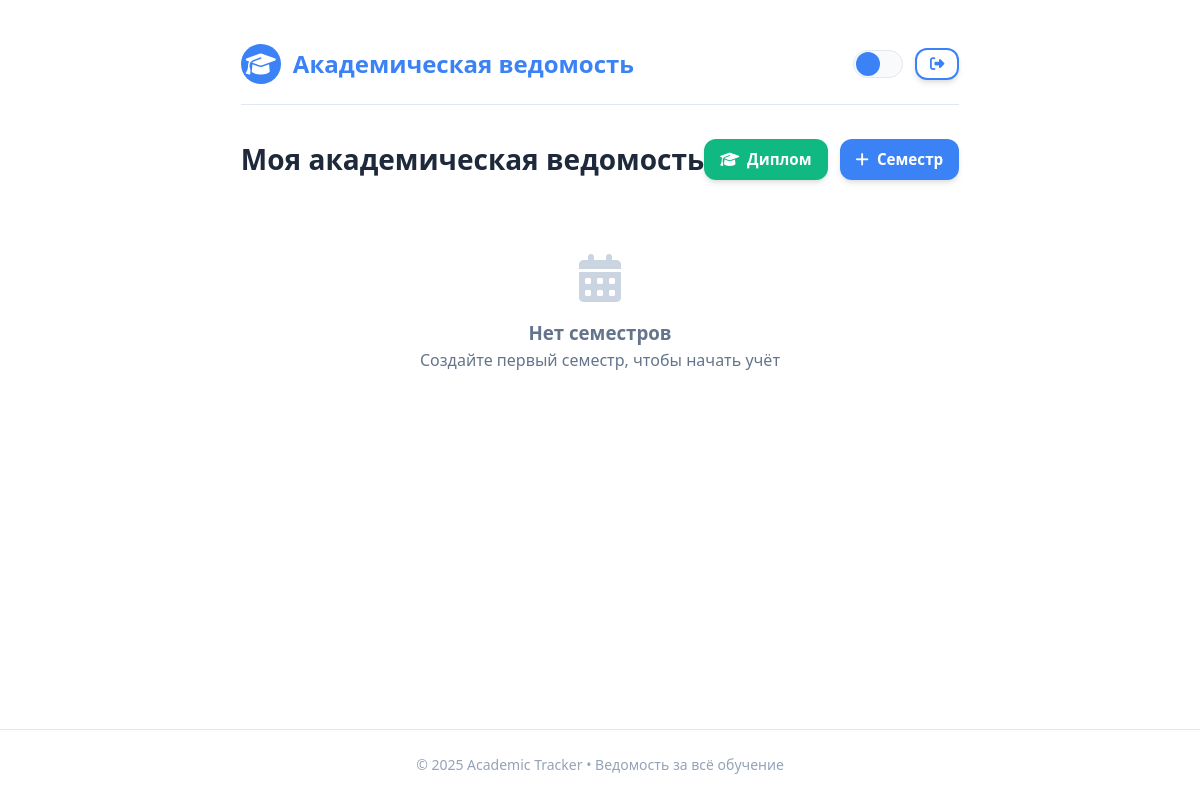
The app's page / (signed in), older data.
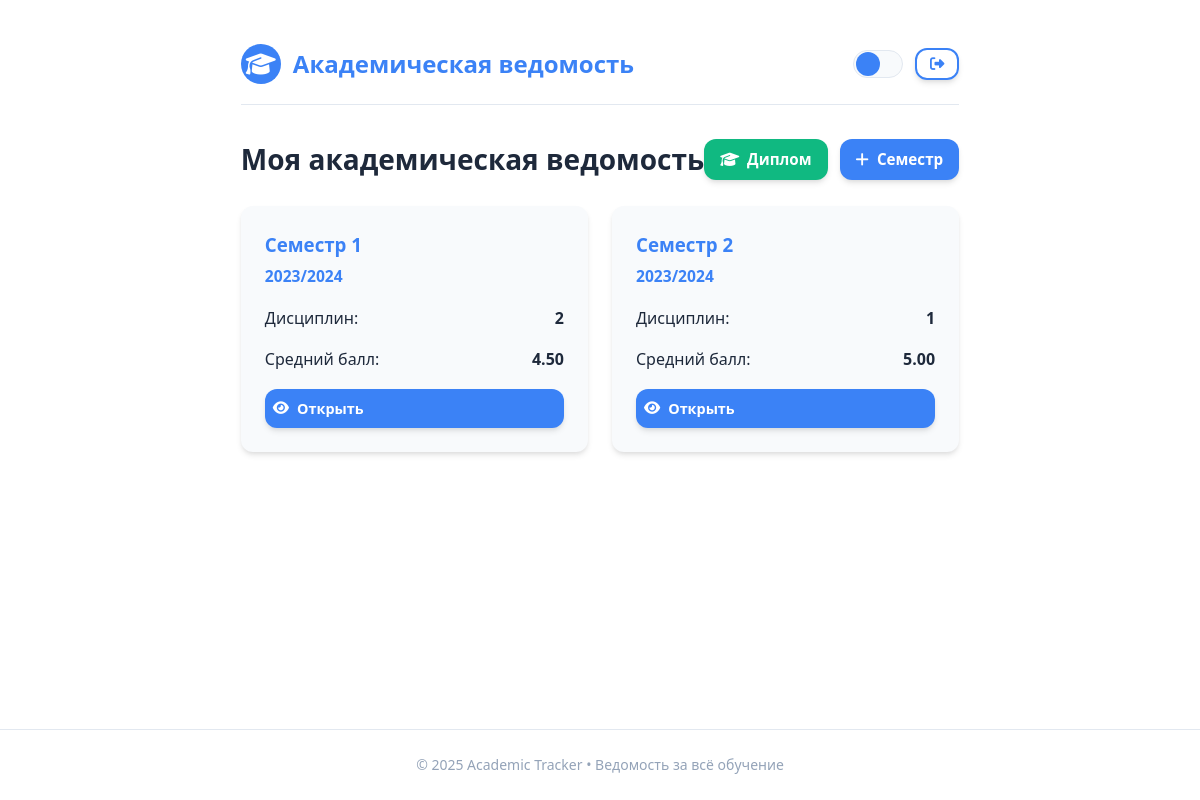
The same page, newer data.
### grades/models.py (models this page shows, shortened)
class Semester(models.Model):
    user = models.ForeignKey(User, on_delete=models.CASCADE)
    number = models.PositiveSmallIntegerField()
    academic_year = models.CharField(max_length=9)
    class Meta:
        unique_together = ('user', 'number', 'academic_year')
        ordering = ['number']

### grades/views.py (the view)
# urls.py: path('', views.dashboard, name='dashboard'),
@login_required
def dashboard(request):
    semesters = Semester.objects.filter(user=request.user)
    semester_data = []
    for s in semesters:
        disciplines = s.disciplines.all()
        gpa = Discipline.calculate_gpa(disciplines)
        semester_data.append({
            'semester': s,
            'gpa': gpa,
            'discipline_count': disciplines.count()
        })
    return render(request, 'grades/dashboard.html', {
        'semester_data': semester_data
    })

### grades/models.py (called while the page is built)
    @staticmethod
    def calculate_gpa(disciplines):
        grade_map = {
            "5": 5, "4": 4, "3": 3, "2": 2,
            "отлично": 5, "хорошо": 4, "удовл": 3, "неуд": 2,
            "A": 5, "B": 4, "C": 3, "D": 2, "F": 1
        }
        total, count = 0, 0
        for d in disciplines:
            if d.actual_grade and d.actual_grade in grade_map:
                total += grade_map[d.actual_grade]
                count += 1
        return round(total / count, 2) if count else 0

### grades/templates/grades/dashboard.html (shortened to what this page needs)
{% extends 'grades/base.html' %}
{% block page_title %}Моя академическая ведомость{% endblock %}
{% block page_actions %}
  <div style="display: flex; gap: 0.75rem;">
    <a href="{% url 'grades:diploma' %}" class="btn" style="background: var(--success); padding: 0.5rem 1rem; font-size: 0.95rem;">
      <i class="fas fa-graduation-cap"></i> Диплом
    </a>
    <a href="{% url 'grades:add_semester' %}" class="btn" style="padding: 0.5rem 1rem; font-size: 0.95rem;">
      <i class="fas fa-plus"></i> Семестр
    </a>
  </div>
{% endblock %}
{% block content %}
  {% if semester_data %}
    <div style="display: grid; grid-template-columns: repeat(auto-fill, minmax(280px, 1fr)); gap: 1.5rem; margin-top: 1rem;">
      {% for item in semester_data %}
        <div style="background: var(--card-bg); border-radius: var(--radius); padding: 1.5rem; box-shadow: var(--shadow);">
          <h3 style="color: var(--primary); margin-bottom: 0.75rem;">
            Семестр {{ item.semester.number }}<br>
            <small>{{ item.semester.academic_year }}</small>
          </h3>
          <div style="display: flex; justify-content: space-between; margin: 1rem 0; color: var(--fg);">
            <span>Дисциплин:</span>
            <strong>{{ item.discipline_count }}</strong>
          </div>
          <div style="display: flex; justify-content: space-between; margin: 1rem 0; color: var(--fg);">
            <span>Средний балл:</span>
            <strong>{{ item.gpa|floatformat:"2" }}</strong>
          </div>
          <div style="display: flex; gap: 0.5rem; margin-top: 1rem;">
            <a href="{% url 'grades:semester_detail' item.semester.id %}" class="btn" style="flex:1; padding: 0.5rem; font-size: 0.9rem;">
              <i class="fas fa-eye"></i> Открыть
            </a>
          </div>
        </div>
      {% endfor %}
    </div>
  {% else %}
    <div class="empty-state">
      <i class="fas fa-calendar-alt"></i>
      <h3>Нет семестров</h3>
      <p>Создайте первый семестр, чтобы начать учёт</p>
    </div>
  {% endif %}
{% endblock %}

### grades/templates/grades/base.html (shortened to what this page needs)
{% load static %}
<!DOCTYPE html>
<html lang="ru" data-theme="light">
<head>
  <link rel="stylesheet" href="https://cdnjs.cloudflare.com/ajax/libs/font-awesome/6.5.0/css/all.min.css">
</head>
<body>
  <div class="container">
    <header>
      <div class="logo">
        <i class="fas fa-graduation-cap"></i>
        <span>Академическая ведомость</span>
      </div>
      <div style="display: flex; gap: 0.75rem; align-items: center;">
        <div class="theme-toggle" id="themeToggle"></div>
        <a href="{% url 'accounts:logout' %}" class="btn btn-outline" style="padding: 0.4rem 0.8rem; font-size: 0.9rem;">
          <i class="fas fa-sign-out-alt"></i>
        </a>
      </div>
    </header>
    {% block page_title_container %}
      {% if block.super == "Войти в аккаунт" %}
        <h1 style="text-align: center; margin: 2rem 0;">Войти в аккаунт</h1>
      {% else %}
        <div class="page-header">
          <h1>{% block page_title %}{% endblock %}</h1>
          {% block page_actions %}{% endblock %}
        </div>
      {% endif %}
    {% endblock %}
    {% block content %}{% endblock %}
  </div>
  <footer>
    <p>© 2025 Academic Tracker • Ведомость за всё обучение</p>
  </footer>
</body>
</html>

### grades/templates/grades/base.html (style rules this page uses)
:root { --bg: #ffffff; --fg: #1e293b; --card-bg: #f8fafc; --border: #e2e8f0; --primary: #3b82f6; --primary-hover: #2563eb; --success: #10b981; --warning: #f59e0b; --danger: #ef4444; --shadow: 0 4px 6px -1px rgba(0,0,0,0.1), 0 2px 4px -1px rgba(0,0,0,0.06); --radius: 12px; --transition: all 0.3s ease; }
* { margin: 0; padding: 0; box-sizing: border-box; }
body { font-family: 'Segoe UI', system-ui, sans-serif; background-color: var(--bg); color: var(--fg); line-height: 1.6; padding: 0; transition: var(--transition); display: flex; flex-direction: column; min-height: 100vh; }
.container { max-width: 1200px; margin: 0 auto; padding: 1.5rem; flex: 1; }
header { display: flex; justify-content: space-between; align-items: center; padding: 1.25rem 0; margin-bottom: 2rem; border-bottom: 1px solid var(--border); }
.logo { display: flex; align-items: center; gap: 0.75rem; font-size: 1.5rem; font-weight: 700; color: var(--primary); }
.logo i { background: var(--primary); color: white; width: 40px; height: 40px; border-radius: 50%; display: flex; align-items: center; justify-content: center; }
.theme-toggle { background: var(--card-bg); border: 1px solid var(--border); width: 50px; height: 28px; border-radius: 14px; position: relative; cursor: pointer; transition: var(--transition); }
.theme-toggle::before { content: ''; position: absolute; width: 24px; height: 24px; border-radius: 50%; background: var(--primary); top: 1px; left: 2px; transition: var(--transition); }
.page-header { display: flex; justify-content: space-between; align-items: center; margin-bottom: 1.5rem; }
.page-header h1 { font-size: 1.75rem; font-weight: 700; color: var(--fg); }
.btn { display: inline-flex; align-items: center; gap: 0.5rem; padding: 0.75rem 1.25rem; background: var(--primary); color: white; border: none; border-radius: var(--radius); font-weight: 600; cursor: pointer; transition: var(--transition); text-decoration: none; box-shadow: var(--shadow); }
.btn-outline { background: transparent; border: 2px solid var(--primary); color: var(--primary); }
footer { text-align: center; padding: 1.5rem 0; color: #94a3b8; font-size: 0.875rem; border-top: 1px solid var(--border); background: var(--bg); margin-top: auto; }

Row changes from the older to the newer data that the page shows:
added Semester: semester.number "1", semester.academic_year "2023/2024", discipline_count "2", gpa "4.50"
added Semester: semester.number "2", semester.academic_year "2023/2024", discipline_count "1", gpa "5.00"
Text that changed along with them:
text no longer shown: "Нет семестров Создайте первый семестр, чтобы начать учёт"
